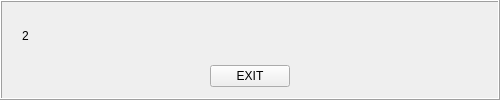
           <widget class="QFrame" name="frame_12">
            <property name="sizePolicy">
             <sizepolicy hsizetype="Preferred" vsizetype="Preferred">
              <horstretch>0</horstretch>
              <verstretch>0</verstretch>
             </sizepolicy>
            </property>
            <property name="minimumSize">
             <size>
              <width>500</width>
              <height>0</height>
             </size>
            </property>
            <property name="maximumSize">
             <size>
              <width>16777215</width>
              <height>16777215</height>
             </size>
            </property>
            <property name="frameShape">
             <enum>QFrame::Box</enum>
            </property>
            <property name="frameShadow">
             <enum>QFrame::Raised</enum>
            </property>
            <layout class="QGridLayout" name="gridLayout_7">
             <item row="0" column="0">
              <widget class="QFrame" name="frame_6">
               <property name="frameShape">
                <enum>QFrame::NoFrame</enum>
               </property>
               <property name="frameShadow">
                <enum>QFrame::Raised</enum>
               </property>
               <layout class="QGridLayout" name="gridLayout_5">
                <property name="leftMargin">
                 <number>0</number>
                </property>
                <property name="topMargin">
                 <number>0</number>
                </property>
                <property name="rightMargin">
                 <number>0</number>
                </property>
                <property name="bottomMargin">
                 <number>0</number>
                </property>
                <property name="horizontalSpacing">
                 <number>0</number>
                </property>
                <item row="0" column="0">
                 <widget class="QStackedWidget" name="sw_1">
                  <property name="currentIndex">
                   <number>1</number>
                  </property>
                  <widget class="QWidget" name="page">
                   <layout class="QGridLayout" name="gridLayout_9">
                    <item row="0" column="0">
                     <widget class="QLabel" name="lb_4">
                      <property name="text">
                       <string/>
                      </property>
                     </widget>
                    </item>
                   </layout>
                  </widget>
                  <widget class="QWidget" name="page_2">
                   <layout class="QGridLayout" name="gridLayout_10">
                    <item row="2" column="0">
                     <widget class="QLabel" name="lb_5">
                      <property name="text">
                       <string>2</string>
                      </property>
                     </widget>
                    </item>
                   </layout>
                  </widget>
                 </widget>
                </item>
               </layout>
              </widget>
             </item>
             <item row="1" column="0">
              <widget class="QWidget" name="widget_3" native="true">
               <layout class="QGridLayout" name="gridLayout_6">
                <property name="leftMargin">
                 <number>0</number>
                </property>
                <property name="topMargin">
                 <number>0</number>
                </property>
                <property name="rightMargin">
                 <number>0</number>
                </property>
                <property name="bottomMargin">
                 <number>0</number>
                </property>
                <property name="spacing">
                 <number>0</number>
                </property>
                <item row="0" column="1">
                 <widget class="QPushButton" name="btn_exit">
                  <property name="text">
                   <string>EXIT</string>
                  </property>
                 </widget>
                </item>
                <item row="0" column="0">
                 <spacer name="horizontalSpacer_2">
                  <property name="orientation">
                   <enum>Qt::Horizontal</enum>
                  </property>
                  <property name="sizeHint" stdset="0">
                   <size>
                    <width>40</width>
                    <height>20</height>
                   </size>
                  </property>
                 </spacer>
                </item>
                <item row="0" column="2">
                 <spacer name="horizontalSpacer_3">
                  <property name="orientation">
                   <enum>Qt::Horizontal</enum>
                  </property>
                  <property name="sizeHint" stdset="0">
                   <size>
                    <width>40</width>
                    <height>20</height>
                   </size>
                  </property>
                 </spacer>
                </item>
               </layout>
              </widget>
             </item>
            </layout>
           </widget>
